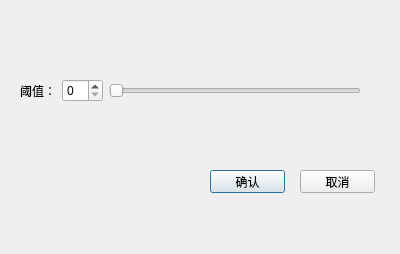
<?xml version="1.0" encoding="UTF-8"?>
<ui version="4.0">
 <class>MedianBlurDialog</class>
 <widget class="QDialog" name="MedianBlurDialog">
  <property name="geometry">
   <rect>
    <x>0</x>
    <y>0</y>
    <width>400</width>
    <height>254</height>
   </rect>
  </property>
  <property name="windowTitle">
   <string>Dialog</string>
  </property>
  <widget class="QPushButton" name="okButton">
   <property name="geometry">
    <rect>
     <x>210</x>
     <y>170</y>
     <width>75</width>
     <height>23</height>
    </rect>
   </property>
   <property name="text">
    <string>确认</string>
   </property>
  </widget>
  <widget class="QWidget" name="layoutWidget">
   <property name="geometry">
    <rect>
     <x>20</x>
     <y>70</y>
     <width>341</width>
     <height>41</height>
    </rect>
   </property>
   <layout class="QHBoxLayout" name="horizontalLayout">
    <item>
     <widget class="QLabel" name="label">
      <property name="text">
       <string>阈值：</string>
      </property>
     </widget>
    </item>
    <item>
     <widget class="QSpinBox" name="BlurBox"/>
    </item>
    <item>
     <widget class="QSlider" name="BlurSlider">
      <property name="orientation">
       <enum>Qt::Horizontal</enum>
      </property>
     </widget>
    </item>
   </layout>
  </widget>
  <widget class="QPushButton" name="cancelButton">
   <property name="geometry">
    <rect>
     <x>300</x>
     <y>170</y>
     <width>75</width>
     <height>23</height>
    </rect>
   </property>
   <property name="text">
    <string>取消</string>
   </property>
  </widget>
 </widget>
 <resources/>
 <connections/>
</ui>
